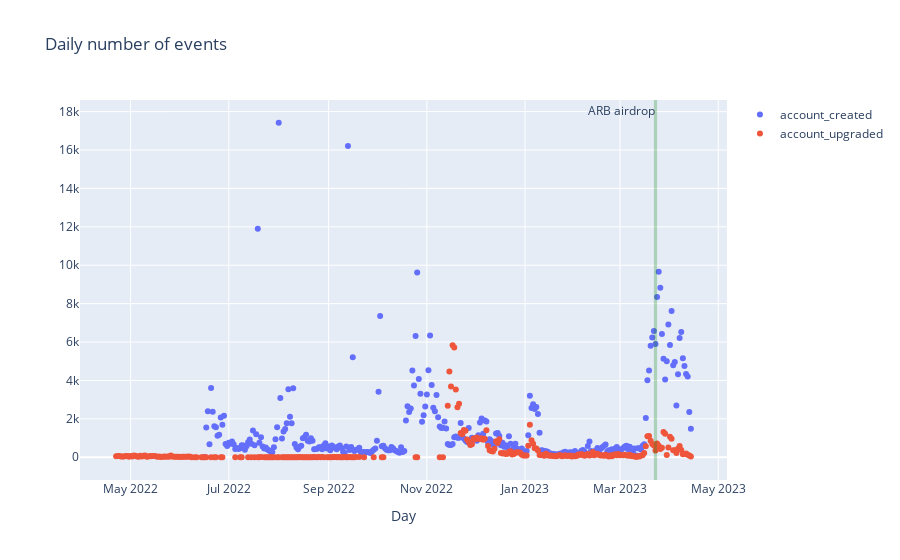

Notebook code cell kept with this figure:
### Markdown cell above
### Events count by day
This tells a lot about when users are interested in getting into the network.

### Code cell
import plotly.graph_objects as go
fig = go.Figure()

s = creates_data_df['datetime']
df = s.groupby(s.dt.floor('d')).size().reset_index(name='count')
fig.add_trace(go.Scatter(x=df['datetime'], y=df['count'],
                    mode='markers',
                    name='account_created'))

s = upgrades_data_df['datetime']
df = s.groupby(s.dt.floor('d')).size().reset_index(name='count')
fig.add_trace(go.Scatter(x=df['datetime'], y=df['count'],
                     mode='markers',
                     name='account_upgraded'))

# Edit the layout
fig.update_layout(title='Daily number of events',
                   xaxis_title='Day',
                   autosize=True,
    )
# fig.add_vline(x='2023-03-23', annotation_text='ARB', line_width=2, line_dash="dash", line_color="green")
fig.add_vrect(x0="2023-03-22", x1="2023-03-24", row="all", col=1,
              annotation_text="ARB airdrop", annotation_position="top right",
              fillcolor="green", opacity=0.25, line_width=0)

fig.show()

### Figure 1 — Plotly figure (JSON) as saved in the notebook; plotly's stock layout.template omitted (floating-point values rounded to 4 significant figures; data arrays with more than 128 entries replaced by an {"elided": "..."} marker saying what was removed)
{"data": [{"mode": "markers", "name": "account_created", "type": "scatter", "x": {"elided": "303 str values"}, "y": {"elided": "303 int values"}}, {"mode": "markers", "name": "account_upgraded", "type": "scatter", "x": {"elided": "284 str values"}, "y": {"elided": "284 int values"}}], "layout": {"annotations": [{"showarrow": false, "text": "ARB airdrop", "x": "2023-03-24", "xanchor": "right", "xref": "x", "y": 1, "yanchor": "top", "yref": "y domain"}], "autosize": true, "shapes": [{"fillcolor": "green", "line": {"width": 0}, "opacity": 0.25, "type": "rect", "x0": "2023-03-22", "x1": "2023-03-24", "xref": "x", "y0": 0, "y1": 1, "yref": "y domain"}], "title": {"text": "Daily number of events"}, "xaxis": {"title": {"text": "Day"}}}}
